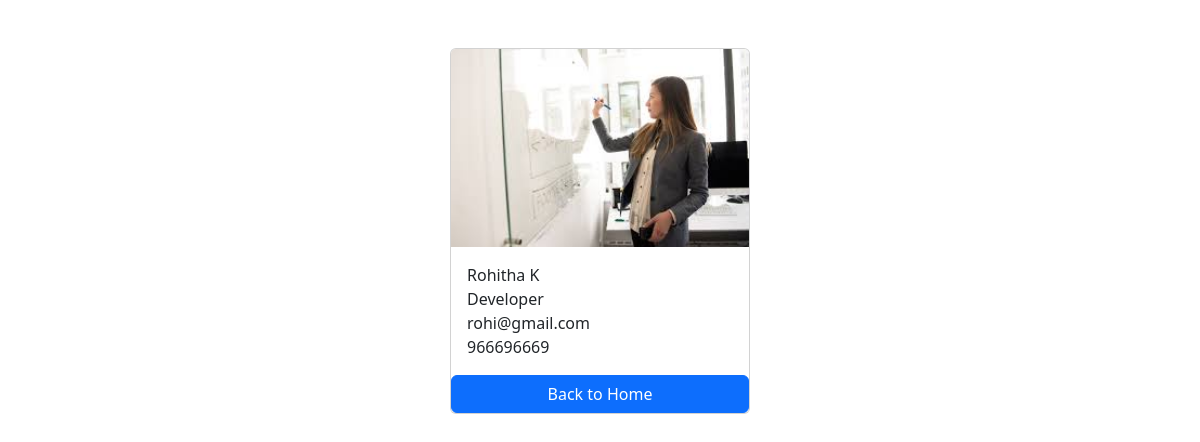
Screenshot of /employees/5/ with the database file from the repository.
### salary/models.py (models this page shows, shortened)
class Employee(models.Model):
    first_name=models.CharField(max_length=100)
    last_name=models.CharField(max_length=100)
    photo=models.ImageField(upload_to='images')
    designation=models.CharField(max_length=100)
    email_address=models.EmailField(max_length=100,unique=True)
    phone_number=models.CharField(max_length=10,blank=True)

### salary/views.py (the view)
# urls.py: path('<int:pk>/',views.employee_detail, name='employee_detail'),
def employee_detail(request,pk):
    employee=get_object_or_404(Employee,pk=pk)
    context={
        'employee':employee,
    }
    return render(request,'employee_detail.html',context)

### templates/employee_detail.html (shortened to what this page needs)
<!DOCTYPE html>
<html lang="en">
<head>
    <link href="https://cdn.jsdelivr.net/npm/bootstrap@5.3.1/dist/css/bootstrap.min.css" rel="stylesheet">
</head>
<body>
    <div class="container pt-5">
        <div class="card mx-auto" style="width:300px">
            <img src="{{employee.photo.url}}" class="card-img-top">
            <div class="card-body">
                <p class="card-text m-0">{{employee.first_name}} {{employee.last_name}}</p>
                <p class="card-text m-0">{{employee.designation}}</p>
                <p class="card-text m-0">{{employee.email_address}}</p>
                <p class="card-text m-0">{{employee.phone_number}}</p>
            </div>
            <a href="{% url 'home' %}" class="btn btn-primary">Back to Home</a>
        </div>
    </div>
</body>
</html>

### rows the page displays
Employee: photo (picture), first_name "Rohitha", last_name "K", designation "Developer", email_address "rohi@gmail.com", phone_number "966696669"
